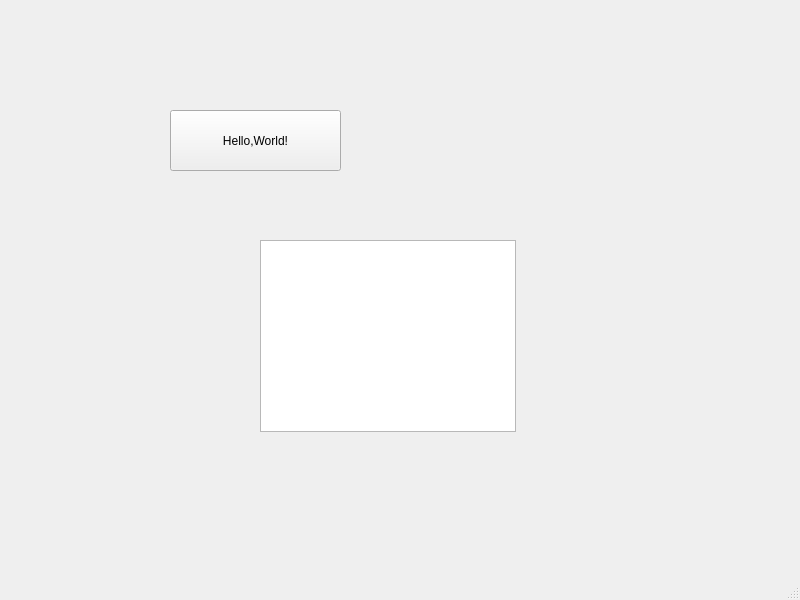
<?xml version="1.0" encoding="UTF-8"?>
<ui version="4.0">
 <class>MainWindow</class>
 <widget class="QMainWindow" name="MainWindow">
  <property name="geometry">
   <rect>
    <x>0</x>
    <y>0</y>
    <width>800</width>
    <height>600</height>
   </rect>
  </property>
  <property name="windowTitle">
   <string>主窗口</string>
  </property>
  <widget class="QWidget" name="centralwidget">
   <widget class="QPushButton" name="pushButton">
    <property name="geometry">
     <rect>
      <x>170</x>
      <y>110</y>
      <width>171</width>
      <height>61</height>
     </rect>
    </property>
    <property name="text">
     <string>Hello,World!</string>
    </property>
   </widget>
   <widget class="QListView" name="listView">
    <property name="geometry">
     <rect>
      <x>260</x>
      <y>240</y>
      <width>256</width>
      <height>192</height>
     </rect>
    </property>
   </widget>
  </widget>
  <widget class="QMenuBar" name="menubar">
   <property name="geometry">
    <rect>
     <x>0</x>
     <y>0</y>
     <width>800</width>
     <height>23</height>
    </rect>
   </property>
  </widget>
  <widget class="QStatusBar" name="statusbar"/>
 </widget>
 <resources/>
 <connections/>
</ui>
